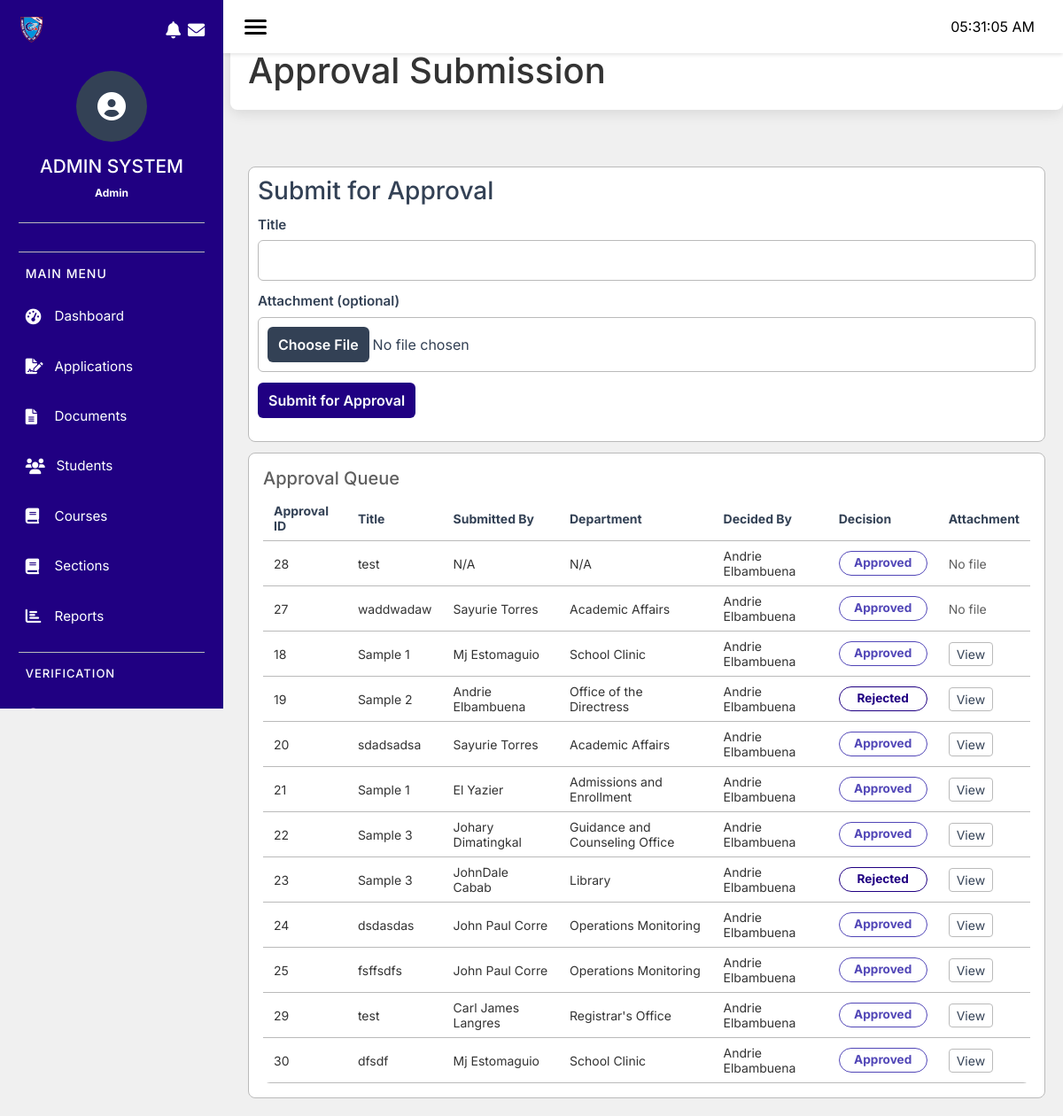
The app's page /modules/enrollment/admin/approval-submission.php with its own data.
### tables this page shows
CREATE TABLE `sd_approvals` (
  `approval_id` int(11) NOT NULL,
  `title` varchar(255) DEFAULT NULL,
  `description` text DEFAULT NULL,
  `remarks` text DEFAULT NULL,
  `submitted_on` datetime DEFAULT NULL,
  `submit_by` bigint(100) DEFAULT NULL,
  `department` int(11) DEFAULT NULL,
  `approver_id` bigint(20) DEFAULT NULL,
  `approved_at` datetime DEFAULT NULL,
  `decision` enum('Approved','Rejected','Pending') DEFAULT 'Pending',
  `file_path` varchar(255) DEFAULT NULL
);

CREATE TABLE `sd_department` (
  `department_id` int(100) NOT NULL,
  `department_name` varchar(100) DEFAULT NULL,
  `department_head` bigint(100) DEFAULT NULL
);

### database/db.php (called while the page is built, shortened)
<?php
class Database {
    private $conn;
    public function __construct() {
        $this->host = getenv('DB_HOST') ?: "localhost";
        $this->port = getenv('DB_PORT') ?: "3306";
        $this->db   = getenv('DB_DATABASE') ?: (getenv('DB_NAME') ?: "prototype");
        $this->user = getenv('DB_USER') ?: "root";
        $this->pass = getenv('DB_PASSWORD') !== false ? getenv('DB_PASSWORD') : "";
        try {
            $dsn = "mysql:host={$this->host};port={$this->port};dbname={$this->db};charset=utf8mb4";
            $this->conn = new PDO($dsn, $this->user, $this->pass);
            $this->conn->setAttribute(PDO::ATTR_ERRMODE, PDO::ERRMODE_EXCEPTION);
            $this->conn->setAttribute(PDO::ATTR_DEFAULT_FETCH_MODE, PDO::FETCH_ASSOC);
        } catch (PDOException $e) {
            throw new RuntimeException("DB Connection failed: " . $e->getMessage(), 0, $e);
        }
    }
    public function getConnection() {
        return $this->conn;
    }
}

### modules/enrollment/classes/Approval.php (called while the page is built, shortened)
<?php
include_once __DIR__ . '/../../../database/db.php';
class Approval {
    private $conn;
    public function __construct($pdo = null) {
        if ($pdo instanceof PDO) {
            $this->conn = $pdo;
        } else {
            $database = new Database();
            $this->conn = $database->getConnection();
        }
    }
    public function getApprovals($filter = 'all', $departmentId = null) {
        $sql = "SELECT
                    a.approval_id,
                    a.title,
                    CONCAT(e1.first_name, ' ', e1.last_name) AS submit_by,
                    CONCAT(e2.first_name, ' ', e2.last_name) AS approver_id,
                    a.submitted_on,
                    a.description,
                    a.remarks,
                    a.approved_at,
                    a.decision,
                    d.department_name,
                    a.file_path
                FROM sd_approvals a
                LEFT JOIN sms_employee e1 ON a.submit_by = e1.employee_id
                LEFT JOIN sms_employee e2 ON a.approver_id = e2.employee_id
                LEFT JOIN sd_department d ON e1.department = d.department_id
                WHERE 1=1";
        $params = [];
        $sql .= " ORDER BY a.submitted_on DESC";
        $stmt = $this->conn->prepare($sql);
        $stmt->execute($params);
        return $stmt->fetchAll(PDO::FETCH_ASSOC);
    }
}
?>

### modules/enrollment/admin/approval-submission.php (the view, shortened to what this page needs)
<?php
include_once(__DIR__ . '/../classes/Approval.php');
$approvalClass = new Approval();
$approvals = $approvalClass->getApprovals();
include '../includes/header.php';
?>
<?php include '../includes/sidebar_admin.php'; ?>
<link rel="stylesheet" href="../css/pages/approval-decision-support.css">
    <div class="module-header">
        <h1>Approval Submission</h1>
    </div>
    <div class="module-content">
        <div class="approval-submission">
            <div class="approval-upload">
                <h3>Submit for Approval</h3>
                <form id="approval-upload-form" enctype="multipart/form-data" data-skip>
                    <div class="form-group">
                        <label for="approval-title">Title</label>
                        <input type="text" id="approval-title" name="title" required>
                    </div>
                    <div class="form-group">
                        <label for="approval-attachment">Attachment (optional)</label>
                        <input class="file-btn" type="file" id="approval-attachment" name="attachment">
                    </div>
                    <div class="form-group">
                        <button type="submit" class="approval-submit-btn" id="approval-submit-btn">
                            Submit for Approval
                        </button>
                    </div>
                </form>
            </div>
        </div>
        <div class="form-section">
            <div class="form-section-header">
                <h3 style="margin: 0; color: var(--color5); font-size: 1.25rem;">Approval Queue</h3>
            </div>
            <div class="ads-queue">
                <div class="table-responsive">
                    <table class="ads-table">
                        <thead>
                            <tr>
                                <th>Approval ID</th>
                                <th>Title</th>
                                <th>Submitted By</th>
                                <th>Department</th>
                                <th>Decided By</th>
                                <th>Decision</th>
                                <th>Attachment</th>
                            </tr>
                        </thead>
                        <tbody>
                            <?php if (!empty($approvals)) : ?>
                                <?php foreach ($approvals as $approval) : ?>
                                    <tr data-approval-id="<?= htmlspecialchars($approval['approval_id']) ?>">
                                        <td><?= htmlspecialchars($approval['approval_id']) ?></td>
                                        <td><?= htmlspecialchars($approval['title'] ?? 'N/A') ?></td>
                                        <td><?= htmlspecialchars($approval['submit_by'] ?? 'N/A') ?></td>
                                        <td><?= htmlspecialchars($approval['department_name'] ?? 'N/A') ?></td>
                                        <td><?= htmlspecialchars($approval['approver_id'] ?? 'N/A') ?></td>
                                        <td>
                                            <span class="badge badge-<?= htmlspecialchars($approval['decision'] ?? 'pending') ?>">
                                                <?= htmlspecialchars($approval['decision'] ?? 'N/A') ?>
                                            </span>
                                        </td>
                                        <td>
                                            <?php if (!empty($approval['file_path'])) : ?>
                                                <a style="color:var(--color2); text-decoration:none; border:1px solid var(--color4); padding:4px 8px; border-radius:4px;" href="<?= htmlspecialchars($approval['file_path']) ?>" target="_blank">View</a>
                                            <?php else : ?>
                                                <span class="muted">No file</span>
                                            <?php endif; ?>
                                        </td>
                                    </tr>
                                <?php endforeach; ?>
                            <?php else : ?>
                                <tr class="no-data">
                                    <td colspan="7" class="muted">No approvals found.</td>
                                </tr>
                            <?php endif; ?>
                        </tbody>
                    </table>
                </div>
            </div>
        </div>
    </div>

### modules/enrollment/css/pages/approval-decision-support.css (style rules this page uses)
.ads-queue { margin-top: 8px; }
.ads-table { width: 100%; border-collapse: collapse; background: var(--color3); border-radius: 8px; overflow: hidden; }
.ads-table th, .ads-table td { padding: 8px 12px; border-bottom: 1px solid var(--color4); text-align: left; font-size: 14px; }
.ads-table thead th { background: transparent; font-weight: 700; color: var(--color2); }
.form-section { margin-top: 12px; background-color: var(--color3); padding: 1rem; border-radius: 8px; border: 1px solid var(--color4); }
.badge { display: inline-block; padding: 6px 8px; border-radius: 999px; font-weight: 700; font-size: 0.85rem; background: transparent; border: 1px solid var(--color4); color: var(--color2); }
.badge-approved { border-color: var(--color7); color: var(--color7); }
.badge-rejected { border-color: var(--color1); color: var(--color1); }
.approval-submit-btn { background: var(--color1); color: var(--color3); padding: 8px 12px; border: none; border-radius: 6px; cursor: pointer; font-weight: 600; }
.approval-submission { margin-top: 12px; padding: 10px; background: var(--color3); border-radius: 8px; border: 1px solid var(--color4); }
.approval-submission h3 { margin: 0 0 10px; color: var(--color2); }
.form-section-header { display: flex; align-items: center; justify-content: space-between; gap: 12px; flex-wrap: wrap; }
.module-content { margin-left: 260px; padding: 20px; width: calc(100% - 260px); }
.module-header { margin-left: 260px; padding: 20px 20px 0 20px; }

### modules/enrollment/css/layout/module-container.css (style rules this page uses)
.module-header { background: var(--color3); padding: 1.5rem; border-radius: 8px; box-shadow: 0 4px 15px rgba(0, 0, 0, 0.1); margin-bottom: 2rem; min-height: 100px; display: flex; flex-direction: column; justify-content: center; }
.module-content { min-height: 500px; }

### modules/enrollment/css/pages/admin-reports.css (style rules this page uses)
.badge { padding: 0.5rem 1rem; border-radius: 30px; font-size: 0.8rem; font-weight: 500; min-width: 100px; }

### modules/enrollment/css/pages/admin-applications.css (style rules this page uses)
.badge { padding: 0.6rem 1rem; font-size: 0.8rem; font-weight: 500; border-radius: 30px; min-width: 100px; }

### modules/enrollment/css/pages/concerns-issue-tracking.css (style rules this page uses)
body { margin: 0; padding: 0; }
.module-header, .module-content { margin-left: 260px; transition: margin-left 0.3s ease; }
.form-group { margin-bottom: 12px; }
.form-group label { display: block; margin-bottom: 6px; color: var(--color2); font-weight: 600; font-size: 0.95rem; }
input[type="text"], textarea, select { width: 100%; padding: 10px; border-radius: 6px; border: 1px solid var(--color4); background: var(--color3); color: var(--color2); }
.badge { display: inline-block; padding: 6px 8px; border-radius: 999px; font-weight: 700; font-size: 0.85rem; border: 1px solid var(--color4); color: var(--color2); }
.muted { color: var(--color5); }

### modules/enrollment/css/pages/report-submission-management.css (style rules this page uses)
.form-group { margin-bottom: 12px; }
.form-group label { display: block; margin-bottom: 6px; color: var(--color2); font-weight: 600; font-size: 0.95rem; }
input[type="text"], textarea, input[type="file"] { width: 100%; padding: 10px; border-radius: 6px; border: 1px solid var(--color4); background: var(--color3); color: var(--color2); }
.badge { display: inline-block; padding: 6px 8px; border-radius: 999px; font-weight: 700; font-size: 0.85rem; border: 1px solid var(--color4); color: var(--color2); }
.badge-approved { color: var(--color7); border-color: var(--color7); }
.muted { color: var(--color5); }

### modules/enrollment/css/base/global.css (style rules this page uses)
body { background: var(--color9); }

### records on screen
sd_approvals: approval_id "28", title "test", submit_by "N/A", department_name "N/A", approver_id "Andrie Elbambuena", decision "Approved", shows "No file"
sd_approvals: approval_id "27", title "waddwadaw", submit_by "Sayurie Torres", sd_department.department_name "Academic Affairs", approver_id "Andrie Elbambuena", decision "Approved", shows "No file"
sd_approvals: approval_id "18", title "Sample 1", submit_by "Mj Estomaguio", sd_department.department_name "School Clinic", approver_id "Andrie Elbambuena", decision "Approved"
sd_approvals: approval_id "19", title "Sample 2", submit_by "Andrie Elbambuena", sd_department.department_name "Office of the Directress", approver_id "Andrie Elbambuena", decision "Rejected"
sd_approvals: approval_id "20", title "sdadsadsa", submit_by "Sayurie Torres", sd_department.department_name "Academic Affairs", approver_id "Andrie Elbambuena", decision "Approved"
sd_approvals: approval_id "21", title "Sample 1", submit_by "El Yazier", sd_department.department_name "Admissions and Enrollment", approver_id "Andrie Elbambuena", decision "Approved"
sd_approvals: approval_id "22", title "Sample 3", submit_by "Johary Dimatingkal", sd_department.department_name "Guidance and Counseling Office", approver_id "Andrie Elbambuena", decision "Approved"
sd_approvals: approval_id "23", title "Sample 3", submit_by "JohnDale Cabab", sd_department.department_name "Library", approver_id "Andrie Elbambuena", decision "Rejected"
sd_approvals: approval_id "24", title "dsdasdas", submit_by "John Paul Corre", sd_department.department_name "Operations Monitoring", approver_id "Andrie Elbambuena", decision "Approved"
sd_approvals: approval_id "25", title "fsffsdfs", submit_by "John Paul Corre", sd_department.department_name "Operations Monitoring", approver_id "Andrie Elbambuena", decision "Approved"
sd_approvals: approval_id "29", title "test", submit_by "Carl James Langres", sd_department.department_name "Registrar's Office", approver_id "Andrie Elbambuena", decision "Approved"
sd_approvals: approval_id "30", title "dfsdf", submit_by "Mj Estomaguio", sd_department.department_name "School Clinic", approver_id "Andrie Elbambuena", decision "Approved"

### other values on screen
$admin_name "Admin"
